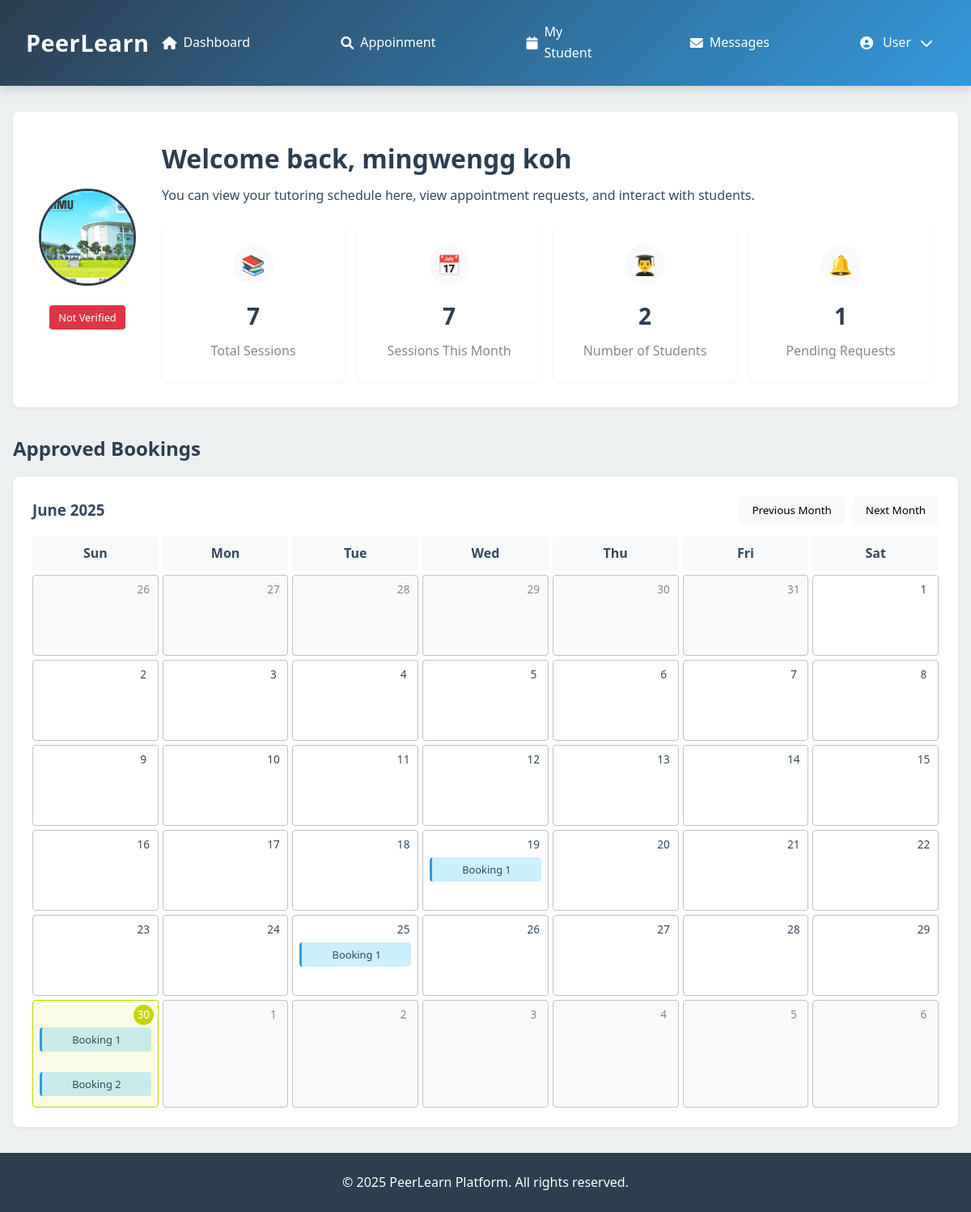
The page /tutor_main_page.php (signed in) on the database as committed earlier.
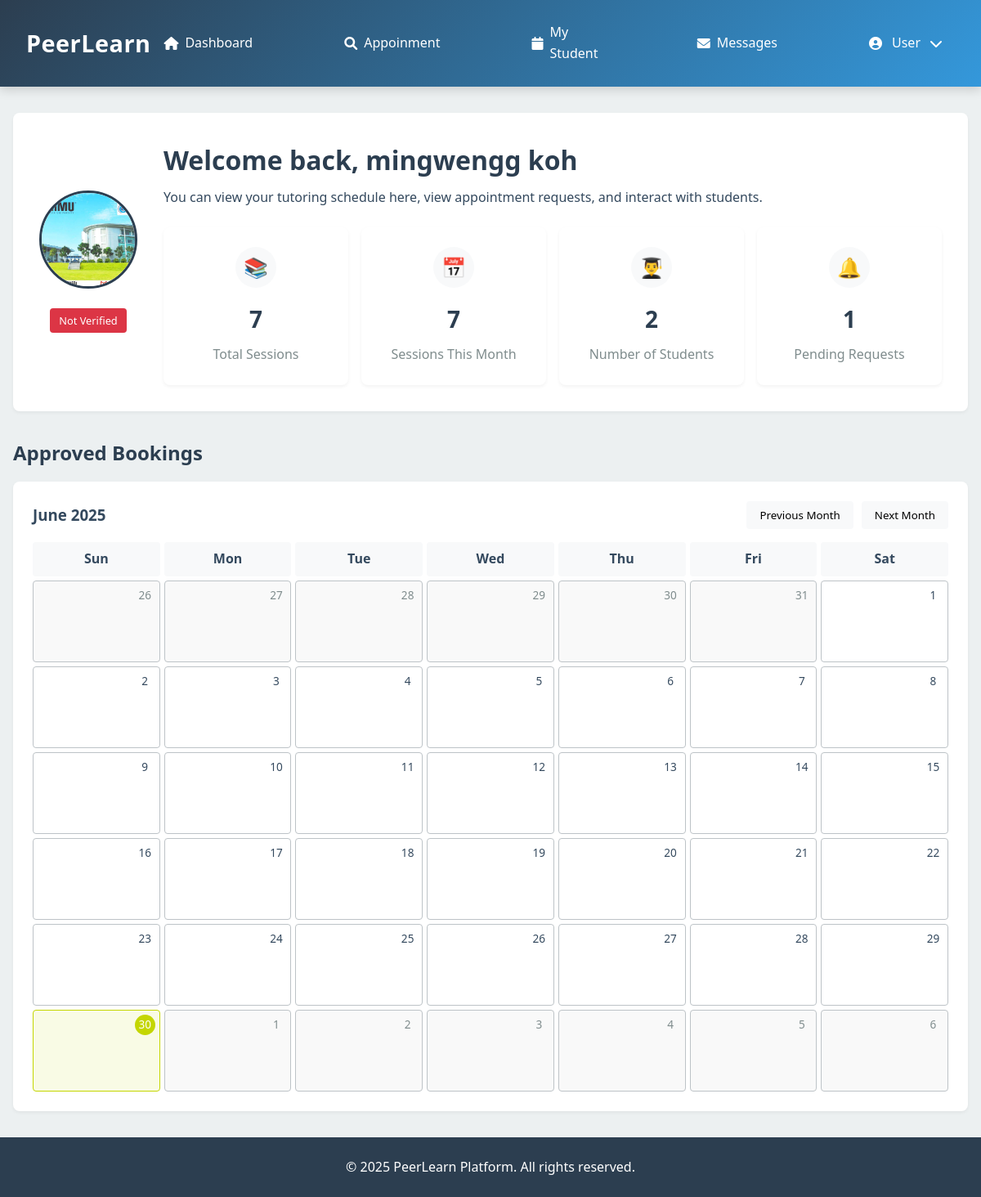
The same page on the database as committed later.
### tables this page shows
CREATE TABLE `session` (
  `session_id` int(11) NOT NULL,
  `tutor_id` int(11) NOT NULL,
  `student_id` int(11) NOT NULL,
  `course_id` int(11) NOT NULL,
  `location_id` int(11) DEFAULT NULL,
  `status` enum('pending','confirmed','rejected','completed','cancelled') NOT NULL DEFAULT 'pending',
  `start_datetime` datetime NOT NULL,
  `end_datetime` datetime NOT NULL,
  `cancellation_deadline` datetime GENERATED ALWAYS AS (`start_datetime` - interval 24 hour) STORED,
  `cancellation_reason` text DEFAULT NULL,
  `cancelled_by` int(11) DEFAULT NULL,
  `created_at` timestamp NOT NULL DEFAULT current_timestamp(),
  `email_sent` tinyint(1) DEFAULT 0
);

### tutor_main_page.php (the view, shortened to what the changed rows need)
<?php
require_once "db_connection.php";
$user_id = $_SESSION['user_id'];
$user_query = "SELECT username, email, role, first_name, last_name, phone, profile_image, created_at FROM user WHERE user_id = ?";
$stmt = $conn->prepare($user_query);
$stmt->bind_param("i", $user_id);
$stmt->execute();
$user_result = $stmt->get_result();
$user_data = $user_result->fetch_assoc();
$first_name = $user_data['first_name'] ?: '';
$last_name = $user_data['last_name'] ?: '';
$approved_sessions_query = "SELECT s.session_id, DATE_FORMAT(s.start_datetime, '%Y-%m-%d') as date, s.start_datetime, s.end_datetime, s.student_id, s.course_id, s.location_id, CONCAT(u.first_name, ' ', u.last_name) as student_name, c.course_name, l.location_name as location_name FROM session s JOIN user u ON s.student_id = u.user_id JOIN course c ON s.course_id = c.id JOIN location l ON s.location_id = l.location_id WHERE s.tutor_id = ? AND s.status = 'confirmed' AND YEAR(s.start_datetime) = ? AND MONTH(s.start_datetime) = ? ORDER BY s.start_datetime";
$stmt = $conn->prepare($approved_sessions_query);
$current_month = isset($_GET['month']) ? (int)$_GET['month'] : date('n');
$current_year = isset($_GET['year']) ? (int)$_GET['year'] : date('Y');
$stmt->bind_param("iii", $user_id, $current_year, $current_month);
$stmt->execute();
$approved_result = $stmt->get_result();
$approved_sessions = [];
while ($row = $approved_result->fetch_assoc()) {
    $date = $row['date'];
    if (!isset($approved_sessions[$date])) {
        $approved_sessions[$date] = [];
    }
    $approved_sessions[$date][] = [
        'session_id' => $row['session_id'],
        'student_name' => $row['student_name'],
        'course_name' => $row['course_name'],
        'location_name' => $row['location_name'],
        'start_datetime' => $row['start_datetime'],
        'end_datetime' => $row['end_datetime'],
    ];
}
$days_in_month = date('t', mktime(0, 0, 0, $current_month, 1, $current_year));
$first_day_of_month = date('N', mktime(0, 0, 0, $current_month, 1, $current_year));
?>
<!DOCTYPE html>
<html lang="en">
<head>
</head>
<body>
    <?php include 'header/tut_head.php'; ?>
    <main>
        <div class="welcome-section">
            <div class="welcome-info">
                <h1 class="welcome-title">
                    Welcome back, <?php echo htmlspecialchars($first_name . ' ' . $last_name); ?>
                </h1>
            </div>
        </div>
        <div class="section-title">
            <h2>Approved Bookings</h2>
        </div>
        <div class="calendar-container">
            <div class="calendar-grid">
                <?php
                for ($i = 1; $i < $first_day_of_month; $i++) {
                    $prev_month_day = date('j', strtotime('-' . ($first_day_of_month - $i) . ' days', strtotime("$current_year-$current_month-01")));
                    echo '<div class="calendar-day other-month"><div class="day-number">' . $prev_month_day . '</div></div>';
                }
                $today = date('j');
                for ($day = 1; $day <= $days_in_month; $day++) {
                    $is_today = ($day == $today && $current_month == date('n') && $current_year == date('Y'));
                    $day_class = $is_today ? 'calendar-day today' : 'calendar-day';
                    $date_string = sprintf("%04d-%02d-%02d", $current_year, $current_month, $day);
                    echo "<div class=\"$day_class\" data-day=\"". date('D', strtotime($date_string)) ."\">";
                    echo "<div class=\"day-number\">$day</div>";
                    if (isset($approved_sessions[$date_string])) {
                        foreach ($approved_sessions[$date_string] as $index => $session) {
                            $booking_number = $index + 1;
                            echo "<div class=\"booking-indicator\" data-session-id=\"{$session['session_id']}\">Booking $booking_number</div>";
                        }
                    }
                    echo "</div>";
                }
                $days_after = (7 - (($first_day_of_month - 1 + $days_in_month) % 7)) % 7;
                for ($i = 1; $i <= $days_after; $i++) {
                    $next_day = date('j', strtotime("+$i days", strtotime("$current_year-$current_month-$days_in_month")));
                    echo '<div class="calendar-day other-month"><div class="day-number">' . $next_day . '</div></div>';
                }
                ?>
            </div>
        </div>
    </main>
</body>
</html>

Rows that differ between the two databases and show on the page:
no longer on this page (row edited): session: booking_number "1"
no longer on this page (row edited): session: booking_number "1"
no longer on this page (row edited): session: booking_number "1"
no longer on this page (row edited): session: booking_number "2"
